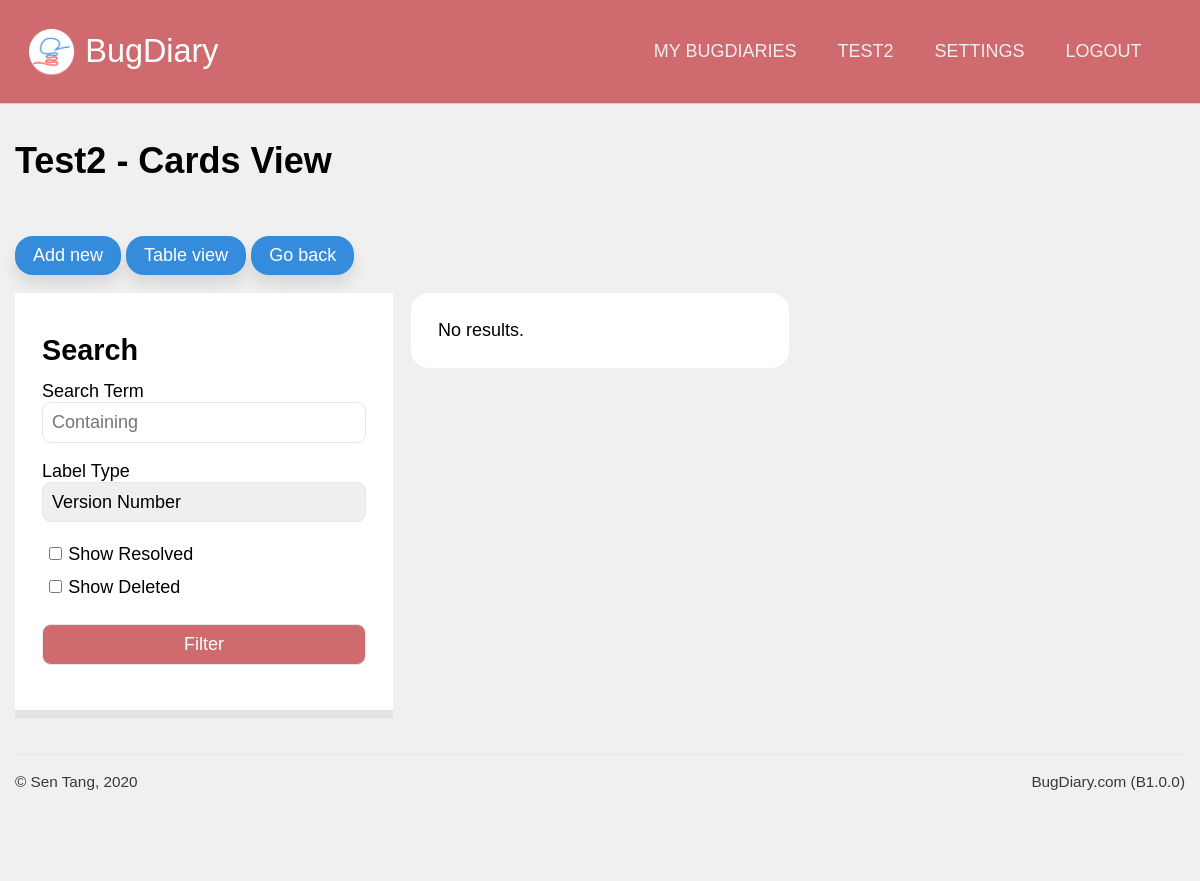
The page /projects/view_cards/HuvRyV2J2dMRFYpoUJ3huz (signed in) on the database as committed earlier.
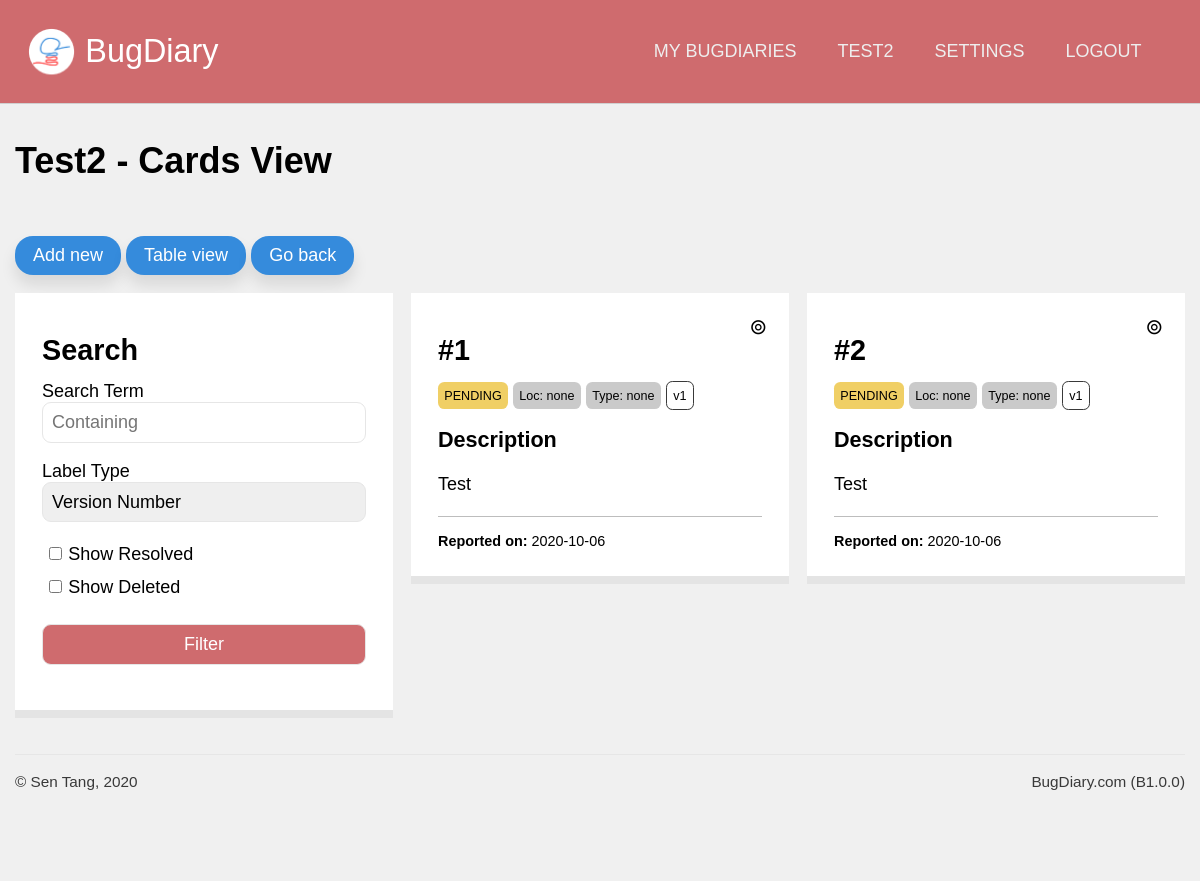
The same page on the database as committed later.
### application/models.py (models this page shows, shortened)
class Bugs(db.Model):
    id = db.Column(db.Integer, primary_key = True)
    ref_id = db.Column(db.Integer)
    details = db.Column(db.Text)
    author = db.Column(db.String(100))
    author_email = db.Column(db.String(100))
    status = db.Column(db.String(20))
    version = db.Column(db.String(20), index = True)
    report_date = db.Column(db.DateTime, index = True, default = dt.datetime.now())
    resolve_date = db.Column(db.DateTime, default = None)
    project = db.Column(db.Integer, db.ForeignKey('projects.id')) #linked
    bug_location = db.Column(db.Integer, db.ForeignKey('project_bug_locations.id')) #linked
    bug_type = db.Column(db.Integer, db.ForeignKey('project_bug_types.id')) #linked
    comments = db.relationship('Bug_comments', backref = "comment_target")

### application/projects/views.py (the view, shortened to what this page needs)
@projects.route('/view_<string:view_type>/<string:project_url>', methods = ['get', 'post'])
@login_required
def view_bugs(view_type, project_url):
    target_project = Projects.query.filter_by(url = project_url).first()
    form = manage_card_form()
    all_bugs = Bugs.query.filter_by(project = target_project.id)
    if not request.args.get('showResolved') and not request.args.get('showDeleted'):
        all_bugs = all_bugs.filter(Bugs.status == "PENDING")
    elif request.args.get('showResolved') and not request.args.get('showDeleted'):
        all_bugs = all_bugs.filter((Bugs.status == "PENDING") | (Bugs.status == "RESOLVED"))
    elif not request.args.get('showResolved') and request.args.get('showDeleted'):
        all_bugs = all_bugs.filter((Bugs.status == "PENDING") | (Bugs.status == "DELETED"))
    if view_type == "tables":
        return render_template('view_tables.html', project = target_project, bug_list = all_bugs if all_bugs.count() != 0 else None, form = form)
    elif view_type == "cards":
        return render_template('view_cards.html', project = target_project, bug_list = all_bugs if all_bugs.count() != 0 else None, form = form)

### application/projects/forms.py
class manage_card_form(FlaskForm):
    target_card = HiddenField()
    target_action = HiddenField()
    submit = SubmitField()

### application/models.py (called while the page is built)
@login_manager.user_loader
def load_user(user_id):
    return Users.query.get(user_id)

### application/projects/templates/projects/view_cards.html (shortened to what this page needs)
{% extends 'confined.html' %}
{% import 'macros.html' as macros %}
{% import 'macros.html' as macros %}
{% block custom_nav %}
{{ macros.project_nav(project) }}
{% endblock %}
{% block main %}
<h1>{{ project.name }} - Cards View</h1>
<a href="{{ url_for('projects.report', project_url = project.url) }}" class="button-secondary rounded shadowed">Add new</a>
  <a href="{{ url_for('projects.view_bugs', project_url = project.url, view_type = 'tables') }}" class="button-secondary rounded shadowed">Table view</a>
  <a href="{{ url_for('projects.dashboard', project_url = project.url) }}" class="button-secondary rounded shadowed">Go back</a>
<div class="cards-flex">
  <div class="card">
    <h2>Search</h2>
      <form action="{{ url_for('projects.view_bugs', project_url = project.url, view_type='cards') }}" method = "get" autocomplete="off">
        <label for="searchterm">Search Term</label>
        <input name="searchterm" id="searchterm" type="text" placeholder="Containing" required {% if request.args.get('searchterm') %}value="{{ request.args.get('searchterm') }}"{% endif %}>
        <label name="searchtype" id="searchtype" for="searchtype">Label Type</label>
        <select name="searchtype" id="searchtype">
          <option value="version">Version Number</option>
        </select>
        <input id="showResolved" name="showResolved" type="checkbox" {% if request.args.get('showResolved') %}checked{%endif%}><label for="showResolved">Show Resolved</label> <br>
        <input id="showDeleted" name="showDeleted" type="checkbox" {% if request.args.get('showDeleted') %}checked{%endif%}><label for="showDeleted">Show Deleted</label> <br>
        <input type="submit" value="Filter" class="button-primary">
      </form>
    </div>
    {% if bug_list != None %}
    {% for bug in bug_list %}
      {{ macros.bugcard(bug, True) }}
    {% endfor %}
    {% else %}
      <div class="bg-white block rounded">No results.</div>
    {% endif %}
</div>
{% endblock %}

### application/templates/macros.html (shortened to what this page needs)
{% macro bugcard(bug, show_controls, color_code = {"PENDING": "bg-yellow", "RESOLVED": "bg-green", "DELETED": 'bg-black', "PINNED": 'bg-red'}) %}
<div id="card-{{bug.id}}" style="position: relative;">
    <div class="card">
        <h2>#{{ bug.ref_id }}</h2>
        <div>
            <div class="tag-mini {{ color_code[bug.status] }}">{{ bug.status }}</div>
            <div class="tag-mini bg-gray">
                <a href="?searchtype=location&searchterm={{bug.bug_location}}">
                    Loc: {{ bug.bug_location }}
                </a>
            </div>
            <div class="tag-mini bg-gray">
                <a href="?searchtype=type&searchterm={{bug.bug_type}}">
                    Type: {{ bug.bug_type }}
                </a>
            </div>
            <div class="tag-mini tag-white">
                <a href="?searchtype=version&searchterm={{bug.version}}">
                    {{ bug.version }}
                </a>
            </div>
        </div>
        <h4>Description</h4>
        <p class="linebreak">{{ bug.details }}</p>
        <div class="author">
             <br>
            <b>Reported on:</b> {{ bug.report_date.strftime('%Y-%m-%d') }}
            <br>
        </div>
        {% if show_controls == True %}
        <div class="cardcontrolstoggle" onClick="showControls('card-{{bug.id}}-controls')">
            &circledcirc;
        </div>
        {% endif %}
    </div>
</div>
{% endmacro %}
{% macro project_nav(project) %}
<a href="{{ url_for('users.dashboard') }}">My BugDiaries</a>
<a href="{{ url_for('projects.dashboard', project_url = project.url) }}">{{project.name}}</a>
<a href="{{ url_for('projects.settings', project_url = project.url) }}">Settings</a>
<a href="{{ url_for('users.logout') }}">Logout</a>
{% endmacro %}

Rows that differ between the two databases and show on the page:
added Bugs: ref_id "1", status "PENDING", bug_location "none", bug_type "none", version "v1", details "Test", report_date "2020-10-06"
added Bugs: ref_id "2", status "PENDING", bug_location "none", bug_type "none", version "v1", details "Test", report_date "2020-10-06"
Other text that changed with them:
text no longer shown: "No results."
